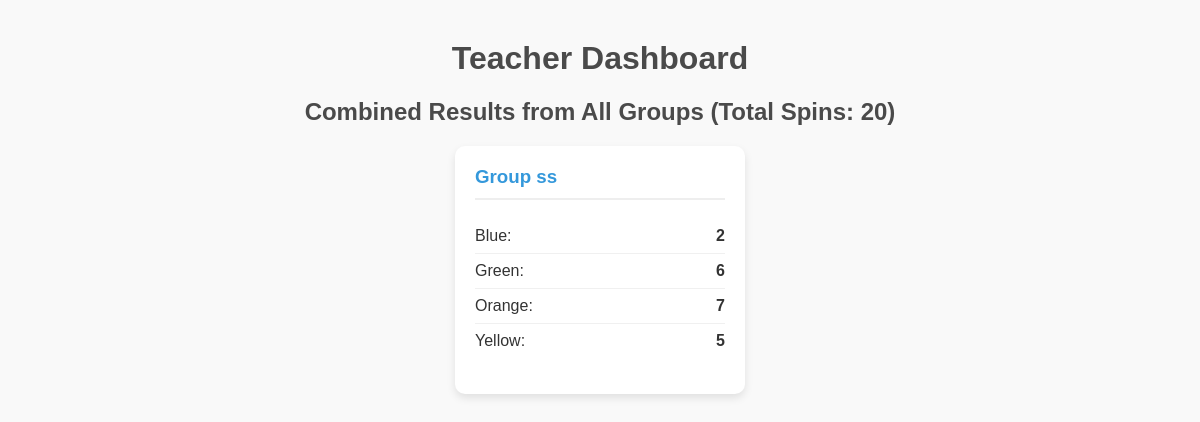
Page /dashboard/SSS on the earlier database version.
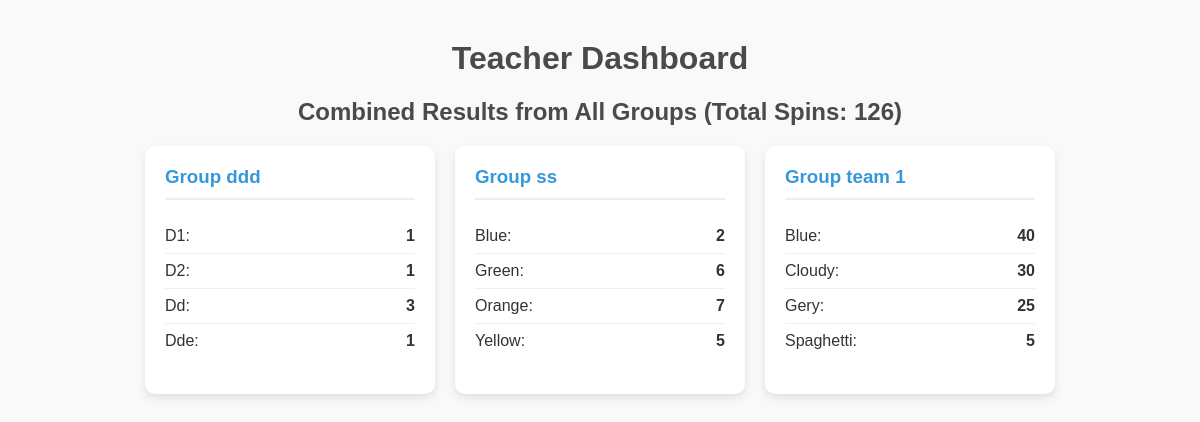
Same page on the later database version.
### tables this page shows
CREATE TABLE spins (
            id INTEGER PRIMARY KEY AUTOINCREMENT,
            classroom_code TEXT NOT NULL,
            group_name TEXT NOT NULL,
            color TEXT NOT NULL,
            timestamp DATETIME DEFAULT CURRENT_TIMESTAMP
        );

### app.py (the view)
@app.route('/dashboard/<classroom_code>')
def dashboard(classroom_code):
    conn = get_db_connection()
    rows = conn.execute('SELECT * FROM spins WHERE classroom_code = ?', (classroom_code,)).fetchall()
    conn.close()
    summary = defaultdict(lambda: defaultdict(int))
    total_spins = len(rows)
    for row in rows:
        summary[row['group_name']][row['color']] += 1
    summary_dict = {k: dict(v) for k, v in summary.items()}
    return render_template('dashboard.html',
                           summary=summary_dict,
                           total_spins=total_spins,
                           classroom_name=classroom_code)

### app.py (called while the page is built)
def get_db_connection():
    conn = sqlite3.connect(DATABASE)
    conn.row_factory = sqlite3.Row
    return conn

### templates/dashboard.html (shortened to what this page needs)
<!DOCTYPE html>
<html lang="en">
<head>
</head>
<body>
    <h1>Teacher Dashboard</h1>
    <h2>Combined Results from All Groups (Total Spins: {{ total_spins }})</h2>
    <div id="dashboard-container">
        {% if summary %}
            {% for group_id, results in summary.items()|sort %}
                <div class="group-card">
                    <h3>Group {{ group_id }}</h3>
                    <ul>
                        {% for color, count in results.items()|sort %}
                            <li><span>{{ color|capitalize }}:</span> <span class="count">{{ count }}</span></li>
                        {% endfor %}
                    </ul>
                </div>
            {% endfor %}
        {% else %}
            <p class="no-results">No results have been recorded yet.</p>
        {% endif %}
    </div>
</body>
</html>

### templates/dashboard.html (style rules this page uses)
body { font-family: sans-serif; margin: 40px; background-color: #f9f9f9; color: #333; }
h1, h2 { text-align: center; color: #4a4a4a; }
#dashboard-container { display: flex; flex-wrap: wrap; gap: 20px; justify-content: center; }
.group-card { background-color: white; border-radius: 10px; box-shadow: 0 4px 8px rgba(0,0,0,0.1); padding: 20px; width: 250px; }
.group-card h3 { margin-top: 0; color: #3498db; border-bottom: 2px solid #eee; padding-bottom: 10px; }
.group-card ul { list-style: none; padding: 0; }
.group-card li { display: flex; justify-content: space-between; padding: 8px 0; border-bottom: 1px solid #f0f0f0; }
.group-card li:last-child { border-bottom: none; }
.group-card .count { font-weight: bold; }

Differences in the rows shown:
added spins: group_name "ddd", color "Dd", count "3"
added spins: color "D1", count "1", shown under "ddd"
added spins: color "D2", count "1", shown under "ddd"
added spins: color "Dde", count "1", shown under "ddd"
added spins: group_name "team 1", color "Blue", count "40"
added spins: color "Cloudy", count "30", shown under "team 1"
added spins: color "Gery", count "25", shown under "team 1"
added spins: color "Spaghetti", count "5", shown under "team 1"
Other differences:
{{ total_spins }}: "20" → "126"
